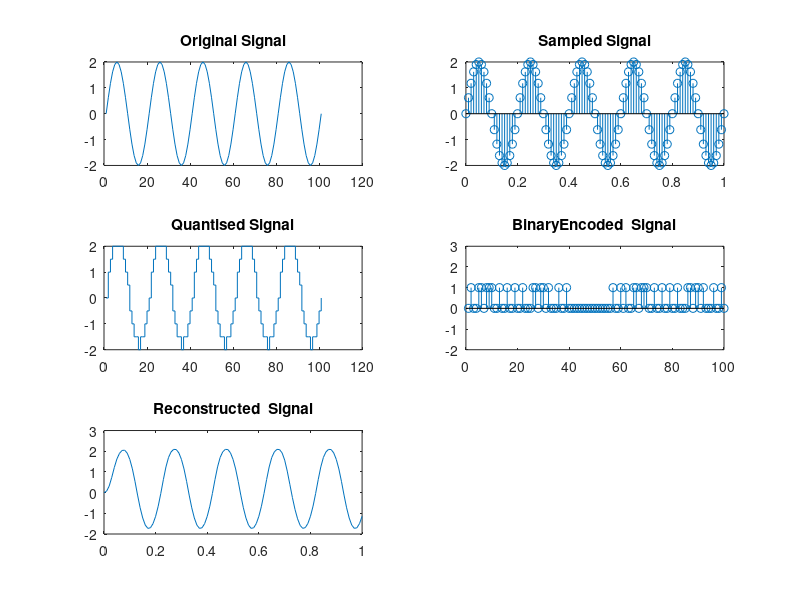

Reproduce this figure in MATLAB.
clc
clear all
close all
a=2;
fo=5;
t=0:0.01:1;
x1=(a.*sin(2*pi*fo*t));
subplot(3,2,1);
plot(x1);
title("Original Signal");
subplot(3,2,2);
m=stem(t,x1);
title("Sampled Signal")
[index,quants]=quantiz(x1,[-2:0.5:2],[-2:0.5:2.5]);
subplot(3,2,3);
stairs(quants);
title("Quantised Signal");
code=de2bi(index,'left-msb');
k=1;
for i=1:length(index)
 for j=1:3
 coded(k)=code(i,j);
 j=j+1;
 k=k+1;
 end
 i=i+1;
end
subplot(3,2,4);
stem(coded);
axis([0 100 -2 3]);
title("BinaryEncoded  Signal")
[b,a]=butter(2,0.2,'low');
k=filter(b,a,quants);
subplot(3,2,5);
plot(t,k);
title("Reconstructed  Signal");
